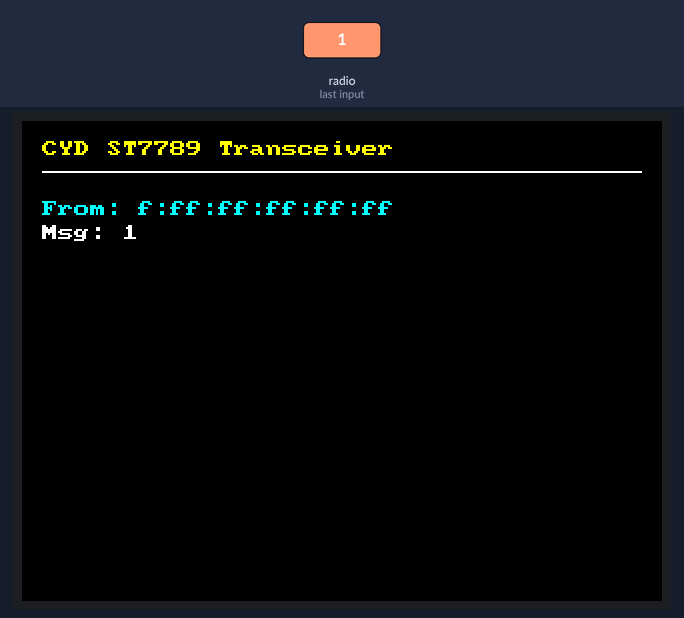
A program run on a simulated ESP32 board running MicroPython. On the bench: 320×240 colour display. The inputs (shaded band) are chosen by the test bench. No radio messages arrive unless stated (any console line starting 'radio sent:' is added by the test bench); library files of the repository ran but are not shown: st7789py.py; what the program prints to the serial console is not drawn.

2.0 s: radio message "1" arrives
Above: at 2.6 s.
Timing chart, 0 to 5.0 s (numbered marks = the images above; inputs shaded):
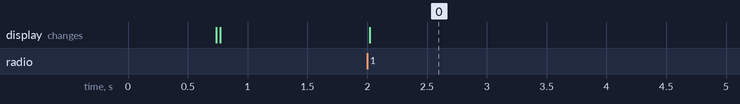

Measured:
- after the input at 2.0 s, the display: changes at once (image 0)

The program:

main.py
```python
import network
import espnow
import time
from machine import Pin, SPI
import st7789py as st7789  # pure-Python driver in st7789py.py
import vga1_8x8 as font  # Standard 8x8 bitmap font for the st7789 driver

class CYDTransceiver:
    def __init__(self, timer_delay=5000):
        self.timer_delay = timer_delay
        self.last_time = time.ticks_ms()
        self.line_y = 40

        # Initialize hardware components
        self._init_display()
        self._init_espnow()

    def _init_display(self):
        """Sets up the standalone ST7789 display wiring."""
        # Optional: control backlight via GPIO 21, or leave it tied to 3.3V on the module
        self.backlight = Pin(21, Pin.OUT)
        self.backlight.value(1)

        # Initialize SPI using standard ESP32 VSPI pins (SCK=18, MOSI=23, MISO can be omitted/unused since display is write-only)
        self.spi = SPI(2, baudrate=40000000, sck=Pin(18), mosi=Pin(23))

        # Initialize ST7789 display matching your module pins
        self.tft = st7789.ST7789(
            self.spi,
            240, 320,
            reset=Pin(4, Pin.OUT),
            dc=Pin(2, Pin.OUT),
            cs=Pin(5, Pin.OUT),
            rotation=1
        )

        self.draw_header()

    def _init_espnow(self):
        """Sets up Wi-Fi station mode and initializes ESP-NOW."""
        self.sta = network.WLAN(network.STA_IF)
        self.sta.active(True)
        self.sta.disconnect()

        self.e = espnow.ESPNow()
        self.e.active(True)

        self.broadcast_mac = b'\xff\xff\xff\xff\xff\xff'
        self.e.add_peer(self.broadcast_mac)

        print("ESP-NOW Transceiver Initialized...")

    def draw_header(self):
        """Clears the screen and draws the title header."""
        self.tft.fill(st7789.color565(0, 0, 0)) # Clear screen to black
        self.tft.text(font, "CYD ST7789 Transceiver", 10, 10, st7789.color565(255, 255, 0), st7789.color565(0, 0, 0))
        self.tft.hline(10, 25, 300, st7789.color565(255, 255, 255))

    def handle_receive(self):
        """Checks for incoming ESP-NOW packets and triggers display updates."""
        host, msg = self.e.recv(100) # Non-blocking check with 100ms timeout
        if host:
            mac_str = ":".join("{:02x}".format(b) for b in host)
            try:
                message_text = msg.decode('utf-8') if msg else ""
            except UnicodeError:
                message_text = repr(msg)  # MicroPython's decode() has no errors= option

            print(f"Packet received from {mac_str}: {message_text}")
            self.display_message(mac_str, message_text)

    def display_message(self, mac_str, message_text):
        """Renders incoming messages onto the CYD screen and handles vertical scrolling reset."""
        sender_info = f"From: {mac_str[-16:]}"
        content_info = f"Msg: {message_text}"

        # Render text using the ST7789 text method with font and background color
        self.tft.text(font, sender_info, 10, self.line_y, st7789.color565(0, 255, 255), st7789.color565(0, 0, 0))
        self.tft.text(font, content_info, 10, self.line_y + 12, st7789.color565(255, 255, 255), st7789.color565(0, 0, 0))

        self.line_y += 30

        # Reset position if we run out of vertical space
        if self.line_y > 200:
            self.draw_header()
            self.line_y = 40

    def handle_send(self):
        """Sends a periodic broadcast message based on the timer delay."""
        current_time = time.ticks_ms()
        if time.ticks_diff(current_time, self.last_time) > self.timer_delay:
            message = "Hello from ESP32 transceiver Number Two!"

            try:
                self.e.send(self.broadcast_mac, message.encode('utf-8'))
                print("Broadcast message sent successfully")
            except OSError as err:
                print("Error sending broadcast:", err)

            self.last_time = current_time

    def run(self):
        """Main execution loop."""
        while True:
            self.handle_receive()
            self.handle_send()

# --- Execution ---
if __name__ == "__main__":
    transceiver = CYDTransceiver(timer_delay=5000)
    transceiver.run()
```

vga1_8x8.py
```python
"""converted from vga_8x8.bin """
WIDTH = 8
HEIGHT = 8
FIRST = 0x20
LAST = 0x7f
_FONT =\
b'\x00\x00\x00\x00\x00\x00\x00\x00'\
b'\x18\x3c\x3c\x18\x18\x00\x18\x00'\
b'\x66\x66\x24\x00\x00\x00\x00\x00'\
b'\x6c\x6c\xfe\x6c\xfe\x6c\x6c\x00'\
b'\x18\x3e\x60\x3c\x06\x7c\x18\x00'\
b'\x00\xc6\xcc\x18\x30\x66\xc6\x00'\
b'\x38\x6c\x38\x76\xdc\xcc\x76\x00'\
b'\x18\x18\x30\x00\x00\x00\x00\x00'\
b'\x0c\x18\x30\x30\x30\x18\x0c\x00'\
b'\x30\x18\x0c\x0c\x0c\x18\x30\x00'\
b'\x00\x66\x3c\xff\x3c\x66\x00\x00'\
b'\x00\x18\x18\x7e\x18\x18\x00\x00'\
b'\x00\x00\x00\x00\x00\x18\x18\x30'\
b'\x00\x00\x00\x7e\x00\x00\x00\x00'\
b'\x00\x00\x00\x00\x00\x18\x18\x00'\
b'\x06\x0c\x18\x30\x60\xc0\x80\x00'\
b'\x38\x6c\xc6\xd6\xc6\x6c\x38\x00'\
b'\x18\x38\x18\x18\x18\x18\x7e\x00'\
b'\x7c\xc6\x06\x1c\x30\x66\xfe\x00'\
b'\x7c\xc6\x06\x3c\x06\xc6\x7c\x00'\
b'\x1c\x3c\x6c\xcc\xfe\x0c\x1e\x00'\
b'\xfe\xc0\xc0\xfc\x06\xc6\x7c\x00'\
b'\x38\x60\xc0\xfc\xc6\xc6\x7c\x00'\
b'\xfe\xc6\x0c\x18\x30\x30\x30\x00'\
b'\x7c\xc6\xc6\x7c\xc6\xc6\x7c\x00'\
b'\x7c\xc6\xc6\x7e\x06\x0c\x78\x00'\
b'\x00\x18\x18\x00\x00\x18\x18\x00'\
b'\x00\x18\x18\x00\x00\x18\x18\x30'\
b'\x06\x0c\x18\x30\x18\x0c\x06\x00'\
b'\x00\x00\x7e\x00\x00\x7e\x00\x00'\
b'\x60\x30\x18\x0c\x18\x30\x60\x00'\
b'\x7c\xc6\x0c\x18\x18\x00\x18\x00'\
b'\x7c\xc6\xde\xde\xde\xc0\x78\x00'\
b'\x38\x6c\xc6\xfe\xc6\xc6\xc6\x00'\
b'\xfc\x66\x66\x7c\x66\x66\xfc\x00'\
b'\x3c\x66\xc0\xc0\xc0\x66\x3c\x00'\
b'\xf8\x6c\x66\x66\x66\x6c\xf8\x00'\
b'\xfe\x62\x68\x78\x68\x62\xfe\x00'\
b'\xfe\x62\x68\x78\x68\x60\xf0\x00'\
b'\x3c\x66\xc0\xc0\xce\x66\x3a\x00'\
b'\xc6\xc6\xc6\xfe\xc6\xc6\xc6\x00'\
b'\x3c\x18\x18\x18\x18\x18\x3c\x00'\
b'\x1e\x0c\x0c\x0c\xcc\xcc\x78\x00'\
b'\xe6\x66\x6c\x78\x6c\x66\xe6\x00'\
b'\xf0\x60\x60\x60\x62\x66\xfe\x00'\
b'\xc6\xee\xfe\xfe\xd6\xc6\xc6\x00'\
b'\xc6\xe6\xf6\xde\xce\xc6\xc6\x00'\
b'\x7c\xc6\xc6\xc6\xc6\xc6\x7c\x00'\
b'\xfc\x66\x66\x7c\x60\x60\xf0\x00'\
b'\x7c\xc6\xc6\xc6\xc6\xce\x7c\x0e'\
b'\xfc\x66\x66\x7c\x6c\x66\xe6\x00'\
b'\x3c\x66\x30\x18\x0c\x66\x3c\x00'\
b'\x7e\x7e\x5a\x18\x18\x18\x3c\x00'\
b'\xc6\xc6\xc6\xc6\xc6\xc6\x7c\x00'\
b'\xc6\xc6\xc6\xc6\xc6\x6c\x38\x00'\
b'\xc6\xc6\xc6\xd6\xd6\xfe\x6c\x00'\
b'\xc6\xc6\x6c\x38\x6c\xc6\xc6\x00'\
b'\x66\x66\x66\x3c\x18\x18\x3c\x00'\
b'\xfe\xc6\x8c\x18\x32\x66\xfe\x00'\
b'\x3c\x30\x30\x30\x30\x30\x3c\x00'\
b'\xc0\x60\x30\x18\x0c\x06\x02\x00'\
b'\x3c\x0c\x0c\x0c\x0c\x0c\x3c\x00'\
b'\x10\x38\x6c\xc6\x00\x00\x00\x00'\
b'\x00\x00\x00\x00\x00\x00\x00\xff'\
b'\x30\x18\x0c\x00\x00\x00\x00\x00'\
b'\x00\x00\x78\x0c\x7c\xcc\x76\x00'\
b'\xe0\x60\x7c\x66\x66\x66\xdc\x00'\
b'\x00\x00\x7c\xc6\xc0\xc6\x7c\x00'\
b'\x1c\x0c\x7c\xcc\xcc\xcc\x76\x00'\
b'\x00\x00\x7c\xc6\xfe\xc0\x7c\x00'\
b'\x3c\x66\x60\xf8\x60\x60\xf0\x00'\
b'\x00\x00\x76\xcc\xcc\x7c\x0c\xf8'\
b'\xe0\x60\x6c\x76\x66\x66\xe6\x00'\
b'\x18\x00\x38\x18\x18\x18\x3c\x00'\
b'\x06\x00\x06\x06\x06\x66\x66\x3c'\
b'\xe0\x60\x66\x6c\x78\x6c\xe6\x00'\
b'\x38\x18\x18\x18\x18\x18\x3c\x00'\
b'\x00\x00\xec\xfe\xd6\xd6\xd6\x00'\
b'\x00\x00\xdc\x66\x66\x66\x66\x00'\
b'\x00\x00\x7c\xc6\xc6\xc6\x7c\x00'\
b'\x00\x00\xdc\x66\x66\x7c\x60\xf0'\
b'\x00\x00\x76\xcc\xcc\x7c\x0c\x1e'\
b'\x00\x00\xdc\x76\x60\x60\xf0\x00'\
b'\x00\x00\x7e\xc0\x7c\x06\xfc\x00'\
b'\x30\x30\xfc\x30\x30\x36\x1c\x00'\
b'\x00\x00\xcc\xcc\xcc\xcc\x76\x00'\
b'\x00\x00\xc6\xc6\xc6\x6c\x38\x00'\
b'\x00\x00\xc6\xd6\xd6\xfe\x6c\x00'\
b'\x00\x00\xc6\x6c\x38\x6c\xc6\x00'\
b'\x00\x00\xc6\xc6\xc6\x7e\x06\xfc'\
b'\x00\x00\x7e\x4c\x18\x32\x7e\x00'\
b'\x0e\x18\x18\x70\x18\x18\x0e\x00'\
b'\x18\x18\x18\x18\x18\x18\x18\x00'\
b'\x70\x18\x18\x0e\x18\x18\x70\x00'\
b'\x76\xdc\x00\x00\x00\x00\x00\x00'\
b'\x00\x10\x38\x6c\xc6\xc6\xfe\x00'\

FONT = memoryview(_FONT)
```
